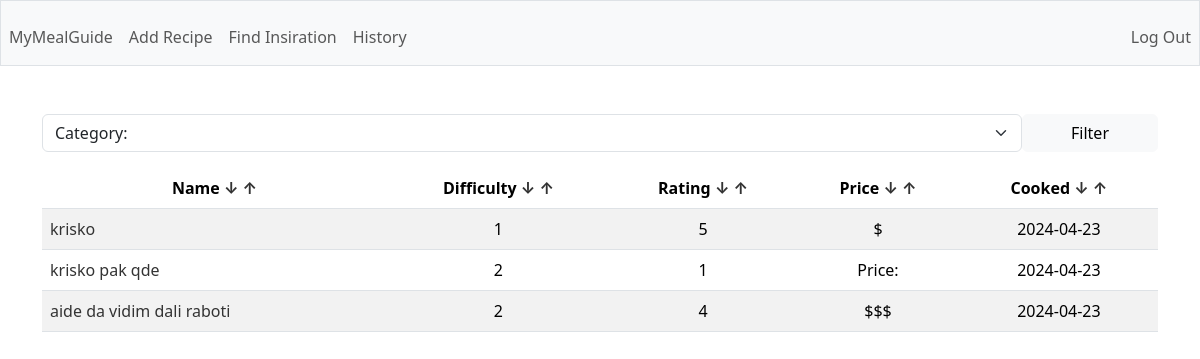
Page / (signed in) on the earlier database version.
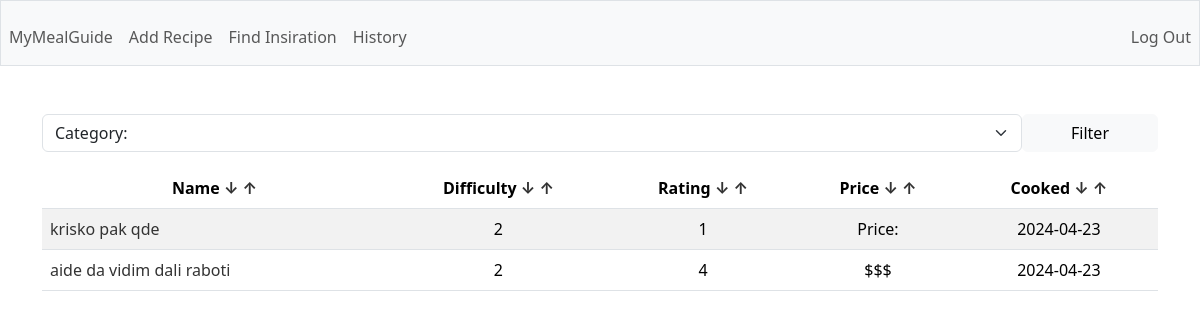
Same page on the later database version.
### tables this page shows
CREATE TABLE recipes (
        id INTEGER PRIMARY KEY AUTOINCREMENT,
        user_id INTEGER,
        name TEXT NOT NULL,
        description TEXT,
        total_time INTEGER,
        category TEXT,
        instructions TEXT,
        difficulty INTEGER,
        rating INTEGER,
        price TEXT,
        last_cooked DATE,
        FOREIGN KEY(user_id) REFERENCES users(id)
    );

### app.py (the view)
@app.route('/')
@login_required
def home():
    category = request.args.get('category')
    if category:
        rows = g.c.execute('SELECT id, name, category, difficulty, rating, price, last_cooked FROM recipes WHERE user_id = ? AND category = ?', (session['user_id'], category)).fetchall()
        return render_template('index.html', rows=rows, columns=COLUMNS, categories=CATEGORIES, category=category.capitalize())
    else:
        rows = g.c.execute('SELECT id, name, category, difficulty, rating, price, last_cooked FROM recipes WHERE user_id = ?', (session['user_id'],)).fetchall()
        return render_template('index.html', rows=rows, columns=COLUMNS, categories=CATEGORIES)

### app.py (called while the page is built)
@app.before_request
def before_request():
    g.db = sqlite3.connect('database.db')
    g.c = g.db.cursor()

@app.teardown_request
def teardown_request(exception):
    db = getattr(g, 'db', None)
    if db is not None:
        db.close()

@app.after_request
def after_request(response):
    response.headers['Cache-Control'] = 'no-cache, no-store, must-revalidate'
    response.headers['Pragma'] = 'no-cache'
    response.headers['Expires'] = '0'
    return response

### helpers.py (called while the page is built)
def login_required(f):
    @wraps(f)
    def decorated_function(*args, **kwargs):
        if session.get('user_id') is None:
            return redirect('/login')
        return f(*args, **kwargs)
    return decorated_function

### templates/index.html (shortened to what this page needs)
{% extends "layout.html" %} {% block title %} Homepage {% endblock %} {% block
main %}
<div class="mb-3">
  <form action="/" method="GET" class="d-flex">
    <select
      name="category"
      class="form-select"
      aria-label="Default select example"
    >
      {% if category %}
      <option selected disabled>Category: {{ category }}</option>
      {% else %}
      <option selected disabled>Category:</option>
      {% endif %}
    </select>
    <button class="btn btn-light d-block px-5" type="submit">Filter</button>
  </form>
</div>
<table class="table table-striped">
  <thead>
    <tr>
      {% for c in columns %}
      <th scope="col">
        {{ c.capitalize() }}
        <a href="{{ url_for('sort', column=c, way='ASC')}}">↓</a>
        <a href="{{ url_for('sort', column=c, way='DESC')}}">↑</a>
      </th>
      {% endfor %}
    </tr>
  </thead>
  <tbody>
    {% for row in rows: %}
    <tr>
      <td class="text-start">
        <a href="/recipe/{{ row[0] }}">{{ row[1] }}</a>
      </td>
      <td>{{ row[3] }}</td>
      <td>{{ row[4] }}</td>
      <td>{{ row[5] }}</td>
      <td>{{ row[6] }}</td>
    </tr>
    {% endfor %}
  </tbody>
</table>
{% endblock %}

### templates/layout.html (shortened to what this page needs)
<!DOCTYPE html>
<html lang="en">
  <head>
    <link
      href="https://cdn.jsdelivr.net/npm/bootstrap@5.3.2/dist/css/bootstrap.min.css"
      rel="stylesheet"
    />
    <link href="/static/styles.css" rel="stylesheet" />
  </head>
  <body>
    <nav class="bg-light border navbar navbar-expand-md navbar-light">
        <div class="collapse navbar-collapse" id="navbar">
          {% if session["user_id"] %}
          <ul class="navbar-nav me-auto mt-2">
            <li class="nav-item">
              <a class="nav-link" href="/">MyMealGuide</a>
            </li>
            <li class="nav-item"><a class="nav-link" href="/add">Add Recipe</a></li>
            <li class="nav-item"><a class="nav-link" href="/browse">Find Insiration</a></li>
            <li class="nav-item">
              <a class="nav-link" href="/history">History</a>
            </li>
          </ul>
          <ul class="navbar-nav ms-auto mt-2">
            <li class="nav-item">
              <a class="nav-link" href="/logout">Log Out</a>
            </li>
          </ul>
          {% endif %}
        </div>
    </nav>
    <main class="container py-5 text-center">
      {% block main %}{% endblock %}
    </main>
  </body>
</html>

### static/styles.css (style rules this page uses)
a { text-decoration: none; color: #333; }

Differences in the rows shown:
removed recipes: name "krisko", difficulty "1", rating "5", price "$", last_cooked "2024-04-23"
